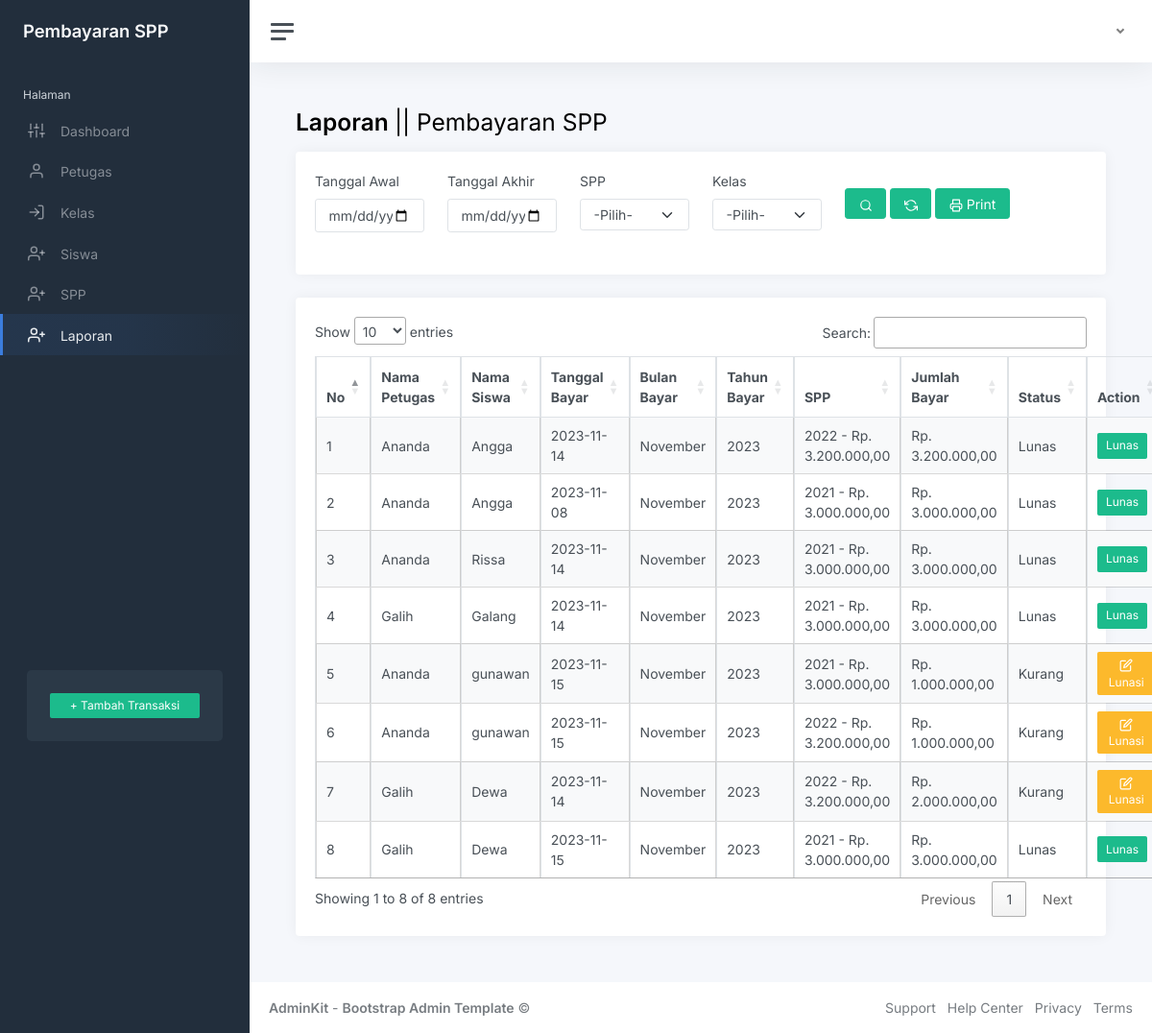
The app's page /index.php?page=laporan (signed in) with its own data.
### tables this page shows
CREATE TABLE `pembayaran` (
  `id_pembayaran` int(11) NOT NULL,
  `id_petugas` int(11) NOT NULL,
  `nisn` char(10) NOT NULL,
  `tgl_bayar` date NOT NULL,
  `bulan_bayar` varchar(10) NOT NULL,
  `tahun_dibayar` varchar(4) NOT NULL,
  `id_spp` int(11) NOT NULL,
  `jumlah_bayar` int(11) NOT NULL
);

CREATE TABLE `petugas` (
  `id_petugas` int(11) NOT NULL,
  `username` varchar(25) NOT NULL,
  `password` varchar(32) NOT NULL,
  `nama_petugas` varchar(35) NOT NULL,
  `level` enum('admin','petugas') NOT NULL
);

CREATE TABLE `siswa` (
  `nisn` char(10) NOT NULL,
  `nis` char(8) NOT NULL,
  `nama` varchar(35) NOT NULL,
  `id_kelas` int(11) NOT NULL,
  `alamat` text NOT NULL,
  `no_telp` varchar(13) NOT NULL,
  `password` varchar(32) NOT NULL
);

CREATE TABLE `spp` (
  `id_spp` int(11) NOT NULL,
  `tahun` int(11) NOT NULL,
  `nominal` int(11) NOT NULL
);

### laporan.php (the view, shortened to what this page needs)
<?php
if (isset($_POST['cari'])) {
    $tgl_awl = $_POST['tgl_awal'];
    $tgl_akhr = $_POST['tgl_akhir'];
    $spp = $_POST['spp'];
    $kelas = $_POST['kelas'];
} else {
    $tgl_awl = '';
    $tgl_akhr = '';
    $spp = '';
    $kelas = '';
}
?>
<h1 class="h2 mb-3"><strong>Laporan </strong> || Pembayaran SPP</h1>
<div class="row">
    <div class="col-12">
        <div class="card flex-fill">
            <div class="card-body">
                <form action="" method="post">
                    <div class="mb-4">
                        <div class="row">
                            <div class="col-lg-2">
                                <label class="form-label">Tanggal Awal</label>
                                <input type="date" name="tgl_awal" class="form-control" value="<?= ($tgl_awl ? $tgl_awl : '') ?>">
                            </div>
                            <div class="col-lg-2">
                                <label class="form-label">Tanggal Akhir</label>
                                <input type="date" name="tgl_akhir" class="form-control" value="<?= ($tgl_akhr ? $tgl_akhr : '') ?>">
                            </div>
                            <div class="col-lg-2">
                                <label class="form-label">SPP</label>
                                <select name="spp" class="form-select">
                                    <option value="">-Pilih-</option>
                                </select>
                            </div>
                            <div class="col-lg-2">
                                <label class="form-label">Kelas</label>
                                <select name="kelas" class="form-select">
                                    <option value="">-Pilih-</option>
                                    <?php
                                    $query = mysqli_query($koneksi, "SELECT * FROM kelas");
                                    ?>
                                </select>
                            </div>
                            <div class="col-sm-3" style="margin-top: 2.1%;">
                                <button class="btn btn-success" name="cari"><i data-feather="search"></i></button>
                                <a href="?page=laporan" class="btn btn-success"><i data-feather="refresh-ccw"></i></a>
                                <?php
                                if (!empty($_SESSION['user']['level'] == 'admin')) {
                                    if (isset($_POST['cari'])) {
                                        if (!empty($tgl_awl) && !empty($tgl_akhr) && !empty($spp) && !empty($kelas)) {
                                ?>
                                            <a href="cetak-laporan.php?tgl_awal=<?= $tgl_awl ?>&tgl_akhir=<?= $tgl_akhr ?>&spp=<?= $spp ?>&kelas=<?= $kelas ?>" class="btn btn-success" target="_blank"><i data-feather="printer"></i> Print </a>
                                        <?php
                                        } elseif (!empty($tgl_awl) && !empty($tgl_akhr) && !empty($spp)) {
                                        ?>
                                            <a href="cetak-laporan.php?tgl_awal=<?= $tgl_awl ?>&tgl_akhir=<?= $tgl_akhr ?>&spp=<?= $spp ?>" class="btn btn-success" target="_blank"><i data-feather="printer"></i> Print </a>
                                        <?php
                                        } elseif (!empty($tgl_awl) && !empty($tgl_akhr) && !empty($kelas)) {
                                        ?>
                                            <a href="cetak-laporan.php?tgl_awal=<?= $tgl_awl ?>&tgl_akhir=<?= $tgl_akhr ?>&kelas=<?= $kelas ?>" class="btn btn-success" target="_blank"><i data-feather="printer"></i> Print </a>
                                        <?php
                                        } elseif (!empty($tgl_awl) && !empty($tgl_akhr)) {
                                        ?>
                                            <a href="cetak-laporan.php?tgl_awal=<?= $tgl_awl ?>&tgl_akhir=<?= $tgl_akhr ?>" class="btn btn-success" target="_blank"><i data-feather="printer"></i> Print </a>
                                        <?php
                                        } elseif (!empty($spp) && !empty($kelas)) {
                                        ?>
                                            <a href="cetak-laporan.php?spp=<?= $spp ?>&kelas=<?= $kelas ?>" class="btn btn-success" target="_blank"><i data-feather="printer"></i> Print </a>
                                        <?php
                                        } elseif (!empty($spp)) {
                                        ?>
                                            <a href="cetak-laporan.php?spp=<?= $spp ?>" class="btn btn-success" target="_blank"><i data-feather="printer"></i> Print </a>
                                        <?php
                                        } elseif (!empty($kelas)) {
                                        ?>
                                            <a href="cetak-laporan.php?kelas=<?= $kelas ?>" class="btn btn-success" target="_blank"><i data-feather="printer"></i> Print </a>
                                        <?php
                                        }
                                        ?>
                                    <?php
                                    } else {
                                        $no = 1;
                                    ?>
                                        <a href="cetak-laporan.php" class="btn btn-success" target="_blank"><i data-feather="printer"></i> Print </a>
                                <?php
                                    }
                                }
                                ?>
                            </div>
                        </div>
                    </div>
                </form>
            </div>
        </div>
    </div>
</div>
<div class="row">
    <div class="col-12">
        <div class="card flex-fill">
            <div class="card-body">
                <table class="table table-bordered table-striped table-hover cell-border" id="siswa">
                    <thead>
                        <tr>
                            <th>No</th>
                            <th>Nama Petugas</th>
                            <th>Nama Siswa</th>
                            <th>Tanggal Bayar</th>
                            <th>Bulan Bayar</th>
                            <th>Tahun Bayar</th>
                            <th>SPP</th>
                            <th>Jumlah Bayar</th>
                            <th>Status</th>
                            <th>Action</th>
                        </tr>
                    </thead>
                    <tbody>
                        <?php
                        if (isset($_POST['cari'])) {
                            $no = 1;
                            $tgl_awl = $_POST['tgl_awal'];
                            $tgl_akhr = $_POST['tgl_akhir'];
                            $spp = $_POST['spp'];
                            $kelas = $_POST['kelas'];
                            if (!empty($tgl_awl) && !empty($tgl_akhr) && !empty($spp) && !empty($kelas)) {
                                $query = mysqli_query($koneksi, "SELECT * FROM pembayaran INNER JOIN petugas ON pembayaran.id_petugas=petugas.id_petugas INNER JOIN siswa ON pembayaran.nisn=siswa.nisn INNER JOIN spp ON pembayaran.id_spp=spp.id_spp
                                WHERE (DATE(tgl_bayar) BETWEEN '$tgl_awl' AND '$tgl_akhr') AND pembayaran.id_spp='$spp' AND siswa.id_kelas='$kelas'");
                            } elseif (!empty($tgl_awl) && !empty($tgl_akhr) && !empty($spp)) {
                                $query = mysqli_query($koneksi, "SELECT * FROM pembayaran INNER JOIN petugas ON pembayaran.id_petugas=petugas.id_petugas INNER JOIN siswa ON pembayaran.nisn=siswa.nisn INNER JOIN spp ON pembayaran.id_spp=spp.id_spp
                                WHERE (DATE(tgl_bayar) BETWEEN '$tgl_awl' AND '$tgl_akhr') AND pembayaran.id_spp='$spp'");
                            } elseif (!empty($tgl_awl) && !empty($tgl_akhr) && !empty($kelas)) {
                                $query = mysqli_query($koneksi, "SELECT * FROM pembayaran INNER JOIN petugas ON pembayaran.id_petugas=petugas.id_petugas INNER JOIN siswa ON pembayaran.nisn=siswa.nisn INNER JOIN spp ON pembayaran.id_spp=spp.id_spp
                                WHERE (DATE(tgl_bayar) BETWEEN '$tgl_awl' AND '$tgl_akhr') AND siswa.id_kelas='$kelas'");
                            } elseif (!empty($tgl_awl) && !empty($tgl_akhr)) {
                                $query = mysqli_query($koneksi, "SELECT * FROM pembayaran INNER JOIN petugas ON pembayaran.id_petugas=petugas.id_petugas INNER JOIN siswa ON pembayaran.nisn=siswa.nisn INNER JOIN spp ON pembayaran.id_spp=spp.id_spp
                                WHERE (DATE(tgl_bayar) BETWEEN '$tgl_awl' AND '$tgl_akhr')");
                            } elseif (!empty($spp) && !empty($kelas)) {
                                $query = mysqli_query($koneksi, "SELECT * FROM pembayaran INNER JOIN petugas ON pembayaran.id_petugas=petugas.id_petugas INNER JOIN siswa ON pembayaran.nisn=siswa.nisn INNER JOIN spp ON pembayaran.id_spp=spp.id_spp
                                WHERE pembayaran.id_spp='$spp' AND siswa.id_kelas='$kelas'");
                            } elseif (!empty($spp)) {
                                $query = mysqli_query($koneksi, "SELECT * FROM pembayaran INNER JOIN petugas ON pembayaran.id_petugas=petugas.id_petugas INNER JOIN siswa ON pembayaran.nisn=siswa.nisn INNER JOIN spp ON pembayaran.id_spp=spp.id_spp
                                WHERE pembayaran.id_spp='$spp'");
                            } elseif (!empty($kelas)) {
                                $query = mysqli_query($koneksi, "SELECT * FROM pembayaran INNER JOIN petugas ON pembayaran.id_petugas=petugas.id_petugas INNER JOIN siswa ON pembayaran.nisn=siswa.nisn INNER JOIN spp ON pembayaran.id_spp=spp.id_spp
                                WHERE siswa.id_kelas='$kelas'");
                            }
                        } else {
                            $no = 1;
                            $query = mysqli_query($koneksi, "SELECT * FROM pembayaran INNER JOIN petugas ON pembayaran.id_petugas=petugas.id_petugas INNER JOIN siswa ON pembayaran.nisn=siswa.nisn INNER JOIN spp ON pembayaran.id_spp=spp.id_spp ");
                        }
                        while ($data = mysqli_fetch_array($query)) {
                        ?>
                            <tr>
                                <td><?php echo $no++ ?></td>
                                <td><?php echo $data['nama_petugas'] ?></td>
                                <td><?php echo $data['nama'] ?></td>
                                <td><?php echo $data['tgl_bayar'] ?></td>
                                <td><?php echo $data['bulan_bayar'] ?></td>
                                <td><?php echo $data['tahun_dibayar'] ?></td>
                                <td><?php echo $data['tahun'] ?> - Rp. <?php echo number_format($data['nominal'], 2, ',', '.') ?></td>
                                <td> Rp. <?php echo number_format($data['jumlah_bayar'], 2, ',', '.') ?></td>
                                <td>
                                    <?php
                                    if ($data['nominal'] > $data['jumlah_bayar']) {
                                        echo 'Kurang';
                                    } else {
                                        echo 'Lunas';
                                    }
                                    ?>
                                </td>
                                <td>
                                    <?php if ($data['nominal'] == $data['jumlah_bayar']) {
                                    ?>
                                        <button type="button" class="btn btn-success btn-sm"> Lunas </button>
                                    <?php
                                    } else {
                                    ?>
                                        <button class="btn btn-warning btn-sm" data-bs-toggle="modal" data-bs-target="#editpembayaran<?php echo $data['id_pembayaran'] ?>"><i data-feather="edit"></i>Lunasi</button>
                                    <?php
                                    }
                                    ?>
                                </td>
                            </tr>
                        <?php
                        }
                        ?>
                    </tbody>
                </table>
            </div>
        </div>
    </div>
</div>

### records on screen
pembayaran: id_petugas.nama_petugas "Ananda", nisn.nama "Angga", tgl_bayar "2023-11-14", bulan_bayar "November", tahun_dibayar "2023", id_spp.tahun "2022", id_spp.nominal "3.200.000,00", jumlah_bayar "3.200.000,00", shows "Lunas"
pembayaran: id_petugas.nama_petugas "Ananda", nisn.nama "Angga", tgl_bayar "2023-11-08", bulan_bayar "November", tahun_dibayar "2023", id_spp.tahun "2021", id_spp.nominal "3.000.000,00", jumlah_bayar "3.000.000,00", shows "Lunas"
pembayaran: id_petugas.nama_petugas "Ananda", nisn.nama "Rissa", tgl_bayar "2023-11-14", bulan_bayar "November", tahun_dibayar "2023", id_spp.tahun "2021", id_spp.nominal "3.000.000,00", jumlah_bayar "3.000.000,00", shows "Lunas"
pembayaran: id_petugas.nama_petugas "Galih", nisn.nama "Galang", tgl_bayar "2023-11-14", bulan_bayar "November", tahun_dibayar "2023", id_spp.tahun "2021", id_spp.nominal "3.000.000,00", jumlah_bayar "3.000.000,00", shows "Lunas"
pembayaran: id_petugas.nama_petugas "Ananda", nisn.nama "gunawan", tgl_bayar "2023-11-15", bulan_bayar "November", tahun_dibayar "2023", id_spp.tahun "2021", id_spp.nominal "3.000.000,00", jumlah_bayar "1.000.000,00", shows "Kurang"
pembayaran: id_petugas.nama_petugas "Ananda", nisn.nama "gunawan", tgl_bayar "2023-11-15", bulan_bayar "November", tahun_dibayar "2023", id_spp.tahun "2022", id_spp.nominal "3.200.000,00", jumlah_bayar "1.000.000,00", shows "Kurang"
pembayaran: id_petugas.nama_petugas "Galih", nisn.nama "Dewa", tgl_bayar "2023-11-14", bulan_bayar "November", tahun_dibayar "2023", id_spp.tahun "2022", id_spp.nominal "3.200.000,00", jumlah_bayar "2.000.000,00", shows "Kurang"
pembayaran: id_petugas.nama_petugas "Galih", nisn.nama "Dewa", tgl_bayar "2023-11-15", bulan_bayar "November", tahun_dibayar "2023", id_spp.tahun "2021", id_spp.nominal "3.000.000,00", jumlah_bayar "3.000.000,00", shows "Lunas"
